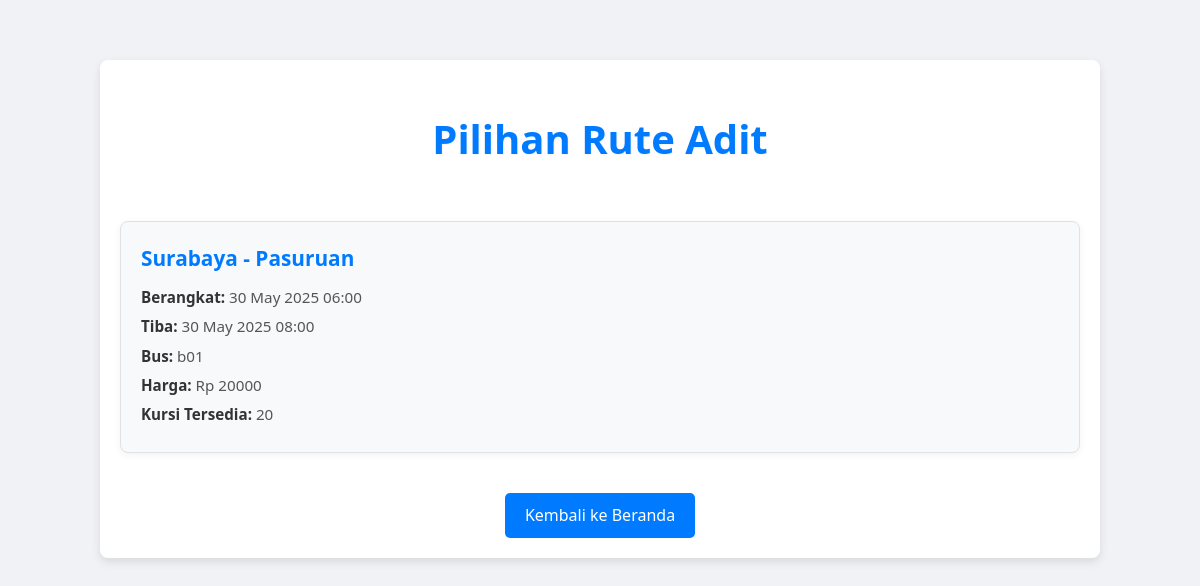
/transjatim/, run on the app's committed database.
### bus/models.py (models this page shows, shortened)
class Operator(models.Model):
    name = models.CharField(max_length=100)
    description = models.TextField()
    slug = models.SlugField(unique=True) # Untuk URL yang lebih bersih (e.g., /transjatim/)

class Schedule(models.Model):
    bus = models.ForeignKey(Bus, on_delete=models.CASCADE)
    arrival_time = models.DateTimeField()
    price = models.DecimalField(max_digits=10, decimal_places=2)
    available_seats = models.IntegerField()
    origin = models.CharField(max_length=100, db_index=True)
    destination = models.CharField(max_length=100, db_index=True)
    departure_time = models.DateTimeField(db_index=True)

class Bus(models.Model):
    operator = models.ForeignKey(Operator, on_delete=models.CASCADE)
    bus_number = models.CharField(max_length=50)
    capacity = models.IntegerField()

### bus/views.py (the view)
# urls.py: path('<slug:operator_slug>/', views.operator_detail, name='operator_detail'),
def operator_detail(request, operator_slug):
    operator = get_object_or_404(Operator, slug=operator_slug)
    schedules = Schedule.objects.filter(bus__operator=operator).order_by('departure_time')
    context = {
        'operator': operator,
        'schedules': schedules,
    }
    return render(request, 'bus/operator_detail.html', context)

### bus/templates/bus/operator_detail.html (shortened to what this page needs)
{% load static %}
<!DOCTYPE html>
<html lang="en">
<head>
    <link rel="stylesheet" href="{% static 'bus/css/style.css' %}">
</head>
<body>
    <div class="container">
        <h1 class="main-title">Pilihan Rute {{ operator.name }}</h1>
        {% if schedules %}
            <div class="schedule-list">
                {% for schedule in schedules %}
                    <a href="{% url 'bus:ticket_detail' schedule_id=schedule.id %}" class="schedule-card-link">
                        <div class="schedule-card">
                            <h3>{{ schedule.origin }} - {{ schedule.destination }}</h3>
                            <p><strong>Berangkat:</strong> {{ schedule.departure_time|date:"d M Y H:i" }}</p>
                            <p><strong>Tiba:</strong> {{ schedule.arrival_time|date:"d M Y H:i" }}</p>
                            <p><strong>Bus:</strong> {{ schedule.bus.bus_number }}</p>
                            <p><strong>Harga:</strong> Rp {{ schedule.price|floatformat:0 }}</p>
                            <p><strong>Kursi Tersedia:</strong> {{ schedule.available_seats }}</p>
                        </div>
                    </a>
                {% endfor %}
            </div>
        {% else %}
            <p class="message">Tidak ada jadwal yang tersedia untuk {{ operator.name }} saat ini.</p>
        {% endif %}
        <div class="back-link">
            <a href="{% url 'bus:home' %}" class="btn">Kembali ke Beranda</a>
        </div>
    </div>
</body>
</html>

### bus/static/bus/css/style.css (style rules this page uses)
body { font-family: 'Segoe UI', Tahoma, Geneva, Verdana, sans-serif; margin: 0; padding: 20px; background-color: #f0f2f5; color: #333; line-height: 1.6; }
.container { max-width: 960px; margin: 40px auto; padding: 20px; background-color: #fff; border-radius: 8px; box-shadow: 0 4px 10px rgba(0, 0, 0, 0.1); }
.main-title { text-align: center; color: #007bff; margin-bottom: 50px; font-size: 2.5em; text-shadow: 1px 1px 2px rgba(0,0,0,0.05); }
button[type="submit"], .btn { background-color: #007bff; color: white; padding: 10px 20px; border: none; border-radius: 5px; cursor: pointer; font-size: 1em; transition: background-color 0.3s ease; text-decoration: none; display: inline-block; text-align: center; }
.schedule-list { display: grid; grid-template-columns: repeat(auto-fit, minmax(280px, 1fr)); gap: 20px; margin-top: 30px; }
.schedule-card-link { text-decoration: none; color: inherit; }
.schedule-card { background-color: #f8f9fa; border: 1px solid #dee2e6; border-radius: 8px; padding: 20px; box-shadow: 0 2px 8px rgba(0,0,0,0.05); transition: transform 0.2s ease, box-shadow 0.2s ease; }
.schedule-card h3 { color: #007bff; margin-top: 0; margin-bottom: 10px; font-size: 1.3em; }
.schedule-card p { margin: 5px 0; font-size: 0.95em; color: #555; }
.schedule-card strong { color: #333; }
.back-link { text-align: center; margin-top: 40px; }

### data on the page
Operator: name "Adit"
Schedule: origin "Surabaya", destination "Pasuruan", departure_time "30 May 2025 06:00", arrival_time "30 May 2025 08:00", bus.bus_number "b01", price "20000", available_seats "20"
